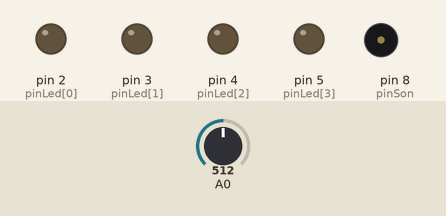
Recording of a sketch running on a simulated Arduino Uno, built with avr-gcc and run on an emulated ATmega328P. Parts: output pins drawn as LEDs (lit = HIGH), buzzer (waves = sounding). The test bench sets the inputs (shaded band); at power-on: A0 = 512. Random numbers use the default seed unless the sketch sets one.

Above: at 2.2 s.
2.3 s: A0 set to 939
3.8 s: A0 set to 969
At 3.92 s:
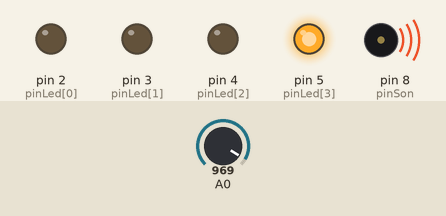
At 6.27 s:
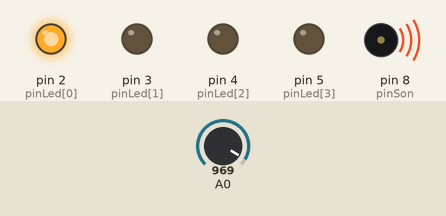
Timing chart, 0 to 12.8 s (numbered marks = the images above; inputs shaded):
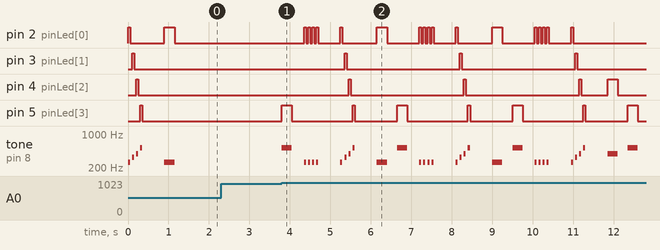

The sketch:

simon_corrige.ino
```cpp
/*
 * 'Jouez avec Simon' par Nanomaitre
 * Ce code est dans le domaine public
 */
//variables
int mode = 0; //mode dans le programme
int taille = 0; // taille de la séquence en cours
int posTest = 0; // position de la réponse
int sequence[50]; //tableau de la séquence (50 max)
int duree = 250; //temps pour l'allumage
//constantes
const char pinLed[4] = {2, 3, 4, 5}; //tableau de constantes pour les pins des LED
const char pinSon = 8; //constante pour le pin du buzzer
const int freqSon[4] = {261, 329, 392, 523}; //tableau de constantes des fréquences de sons
const int valeursBoutons[4] = {1020, 1000, 975, 950}; //constantes pour la lecture du CAN0

void setup() {
  randomSeed(analogRead(3)); //initialisation des nombres aléatoires
  // paramétrage des pins LED et pin buzzer
  for (int l = 0; l < 4; l++) {
    pinMode(pinLed[l], OUTPUT);
    digitalWrite(pinLed[l], LOW);
  }
  pinMode (pinSon, OUTPUT);
}

void loop() {
  //les actions sont réalisées en fonction du mode en cours
  switch (mode) { //on regarde le mode
    case 0: //mode de démarrage
      start(); // appel de la fonction de démarrage
      taille = 0; //on met la séquence à 0
      mode = 1; // on peut passer au mode suivant
      break;
    case 1: //mode de tirage d'une nouvelle séquence
      augmenteSequence(); //appel de la fonction pour allonger la séquence
      mode = 2; // on peut passer au mode suivant
      break;
    case 2: // mode d'écoute de la séquence
      joueSequence(); // on joue la séquence en cours
      posTest = 0; //on initialise la position de réponse
      mode = 3; // on peut passer au mode suivant
      break;
    case 3: // mode de réponse du joueur
      int b = testBouton(); // on appelle la fonction de lecture des boutons
      if (b != -1) { //si bouton appuyé
        compare(b); // appel de la fonction de validation
      }
      break;
  }
}

//-----------------------fonctions--------------------

//fonction de son et lumière pour le démarrage d'une nouvelle séquence
void start() {
  for (int l = 0; l < 4; l++) {
    sonLum(l, 50); //on appelle la fonction d'allumage avec son
  }
  delay(500); //attente
}

//fonction pour de son et lumière pour valider une suite de réponses
void valide() {
  for (int t = 0; t < 4; t++) {
    sonLum(3, 50);
  }
  delay(500);
}

//fonction de son et lumière pour invalider une suis de réponses
void nonValide() {
  for (int t = 0; t < 4; t++) {
    sonLum(0, 50);
  }
  delay(500);
}

//fonction qui allume une LED (l) en jouant le son associé pendant une durée (d)
void sonLum(int l, int d) {
  digitalWrite(pinLed[l], HIGH);
  tone(pinSon, freqSon[l], d);
  delay(d);
  digitalWrite(pinLed[l], LOW);
  delay(d);
}

//fonction de tirage aléatoire d'une séquence
void augmenteSequence() {
  sequence[taille] = random(16) / 4; //permet un tirage mieux réparti
  if (taille < 50) taille++;
}

//fonction qui joue la séquence en cours
void joueSequence() {
  for (int n = 0; n < taille; n++) {
    sonLum(sequence[n], duree);
  }
}

//fonction qui teste l'état des boutons et retourne le numéro de bouton
int testBouton() {
  int val = analogRead(0); //lecture du CAN0;
  if (val) { //si une valeur est perçue
    for (int n = 0; n < 4; n++) { //on parcours les valeurs possibles
      if (val > valeursBoutons[n]) {// en fonction du résultat
        sonLum(n, duree); //on allume la LED correspondante et on joue un son
        delay(50); //on attend un peu pour éviter les répétitions
        return n; // on renvoie le numéro de bouton appuyé
      }
    }
  }
  return -1; //si rien appuyé, on renvoie -1
}

//fonction qui compare la réponse avec la séquence en cours
void compare (int b) {
  if (b == sequence[posTest] && posTest < taille) { //si correspondance
    posTest++; //on passe à l'appui suivant
    if (posTest == taille) { // si on a atteind la fin de séquence
      valide(); //son et lumière de validation
      mode = 1; // on allonge la séquence
      return; //retour à la loop()
    }
    return; //retour à la loop()
  }
  //si échec
  nonValide(); //petite musique et lumière
  mode = 0; //on rejoue la séquence
}
```

Measured:
- the behaviour switches between 950 and 951 on A0 (found by bisection; images 0 and 1)
- after the input at 2.3 s, every drawn part: stays the same
- after the input at 3.8 s, pin 2 (pinLed[0]): LOW → HIGH after 0.55 s, then repeats every 2.9 s: 3 × (LOW 0.05 s, HIGH 0.05 s), LOW 0.55 s, HIGH 0.05 s, LOW 0.85 s, HIGH 0.25 s, LOW 0.80 s, HIGH 0.05 s; pin 3 (pinLed[1]): alternates HIGH for 0.05 s and LOW for 2.8 s, starting after 1.6 s
- by itself, tone on pin 8 (pinSon): plays 261 Hz for 0.05 s, 329 Hz for 0.05 s, 392 Hz for 0.05 s, 523 Hz for 0.05 s, 261 Hz for 0.25 s
